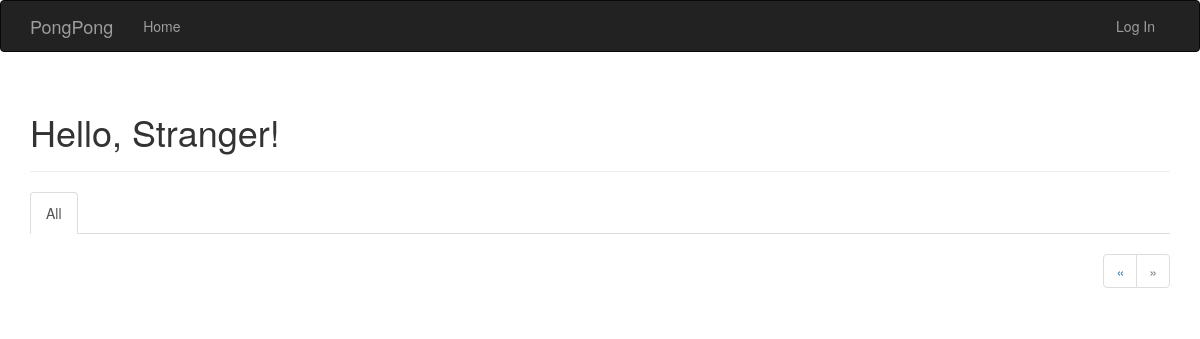
/?page=11, run on an earlier commit of the app's database.
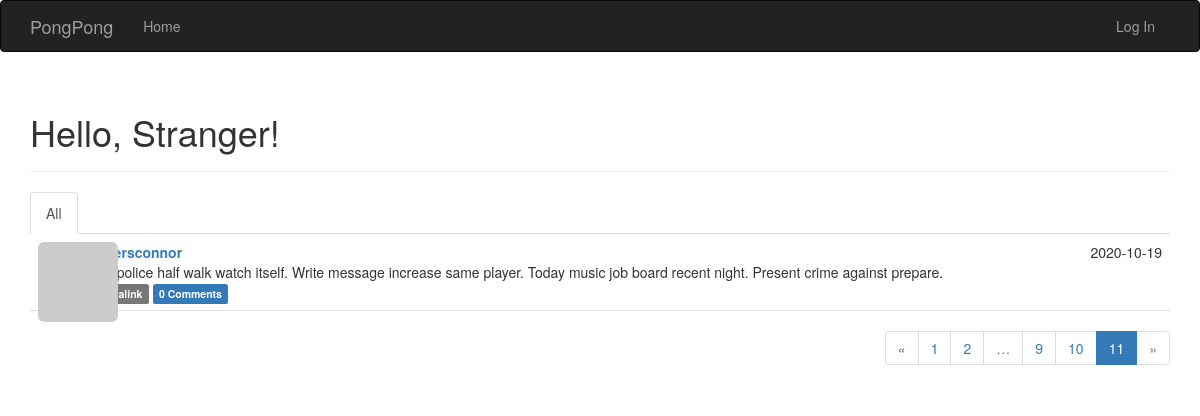
And on a later commit of the database.
### app/models.py (models this page shows, shortened)
class Post(db.Model):
    __tablename__ = 'posts'
    id = db.Column(db.Integer, primary_key=True)
    body = db.Column(db.Text)
    body_html = db.Column(db.Text)
    timestamp = db.Column(db.DateTime, index=True, default=datetime.datetime.utcnow)
    author_id = db.Column(db.Integer, db.ForeignKey('users.id'))
    comments = db.relationship('Comment', backref='post', lazy='dynamic')

class User(UserMixin, db.Model):
    __tablename__ = 'users'
    id = db.Column(db.Integer, primary_key=True)
    email = db.Column(db.String(64), unique=True, index=True)
    username = db.Column(db.String(64), unique=True, index=True)
    role_id = db.Column(db.Integer, db.ForeignKey('roles.id'))
    password_hash = db.Column(db.String(128))
    confirmed = db.Column(db.Boolean, default=False)
    name = db.Column(db.String(64))
    location = db.Column(db.String(64))
    about_me = db.Column(db.Text())
    member_since = db.Column(db.DateTime, default=datetime.datetime.utcnow)
    last_seen = db.Column(db.DateTime, default=datetime.datetime.utcnow)
    avatar_hash = db.Column(db.String(32))
    posts = db.relationship('Post', backref='author', lazy='dynamic')
    followed = db.relationship('Follow',
                               foreign_keys=[Follow.follower_id],
                               backref=db.backref('follower', lazy='joined'),
                               lazy='dynamic',
                               cascade='all, delete-orphan')
    followers = db.relationship('Follow',
                                foreign_keys=[Follow.followed_id],
                                backref=db.backref('followed', lazy='joined'),
                                lazy='dynamic',
                                cascade='all, delete-orphan')
    comments = db.relationship('Comment', backref='author', lazy='dynamic')
    @property
    def password(self):
        raise AttributeError('password is not a readable attribute')
    def gravatar(self, size=100, default='identicon', rating='g'):
        url = 'https://secure.gravatar.com/avatar'
        hash = self.avatar_hash or self.gravatar_hash()
        return '{url}/{hash}?s={size}&d={default}&r={rating}'.format(
            url=url, hash=hash, size=size, default=default, rating=rating)

### app/main/views.py (the view)
@main.route('/', methods=['GET', 'POST'])
def index():
    form = PostForm()
    if current_user.can(Permission.WRITE) and form.validate_on_submit():
        post = Post(body=form.body.data,
                    author=current_user._get_current_object())
        db.session.add(post)
        db.session.commit()
        return redirect(url_for('.index'))
    page = request.args.get('page', 1, type=int)
    show_followed = False
    if current_user.is_authenticated:
        show_followed = bool(request.cookies.get('show_followed', ''))
    if show_followed:
        query = current_user.followed_posts
    else:
        query = Post.query
    pagination = query.order_by(Post.timestamp.desc()).paginate(
        page, per_page=current_app.config['PONGPONG_POSTS_PER_PAGE'],
        error_out=False)
    posts = pagination.items
    return render_template('index.html', form=form, posts=posts,
                           show_followed=show_followed, pagination=pagination)

### app/auth/views.py (called while the page is built)
@auth.before_app_request
def before_request():
    if current_user.is_authenticated \
            and not current_user.confirmed \
            and request.endpoint \
            and request.blueprint != 'auth_bp' \
            and request.endpoint != 'static':
        current_user.ping()
        return redirect(url_for('auth_bp.unconfirmed'))

### app/main/__init__.py (called while the page is built)
@main.app_context_processor
def inject_permissions():
    return dict(Permission=Permission)

### app/models.py (called while the page is built)
    def can(self, permissions):
        return False

### app/templates/index.html (shortened to what this page needs)
{% extends "base.html" %}
{% import "bootstrap/wtf.html" as wtf %}
{% import "_macros.html" as macros %}
{% block page_content %}
<div class="page-header">
    <h1>Hello, {% if current_user.is_authenticated %}{{ current_user.username }}{% else %}Stranger{% endif %}!</h1>
</div>
<div class="post-tabs">
    <ul class="nav nav-tabs">
        <li
        {% if not show_followed %} class="active"{% endif %}><a href="{{ url_for('.show_all') }}">All</a></li>
    </ul>
    {% include '_posts.html' %}
</div>
{% if pagination %}
<div class="pagination">
    {{ macros.pagination_widget(pagination, '.index') }}
</div>
{% endif %}
{% endblock %}

### app/templates/_posts.html
<ul class="posts">
    {% for post in posts %}
    <li class="post">
        <div class="post-thumbnail">
            <a href="{{ url_for('.user', username=post.author.username) }}">
                <img class="img-rounded profile-thumbnail" src="{{ post.author.gravatar(size=40) }}">
            </a>
        </div>
        <div class="post-content">
            <div class="post-date">{{ post.timestamp.strftime("%Y-%m-%d") }}</div>
            <div class="post-author"><a href="{{ url_for('.user', username=post.author.username) }}">{{
                post.author.username }}</a></div>
            <div class="post-body">
                {% if post.body_html %}
                {{ post.body_html | safe }} {% else %}
                {{ post.body }} {% endif %}
            </div>
            <div class="post-footer">
                <a href="{{ url_for('.post', id=post.id) }}"><span class="label label-default">Permalink</span> </a>
                <a href="{{ url_for('.post', id=post.id) }}#comments">
                    <span class="label label-primary">{{ post.comments.count() }} Comments</span>
                </a>
            </div>
        </div>
    </li>
    {% endfor %}
</ul>

What changed in the data, as far as the page shows it:
added Post: timestamp "2020-10-19", author.username "meyersconnor", body "Well police half walk watch itself. Write message increase same player. Today music job board recent night. Present crime against prepare.", comments.count "0"
Also different on the page:
new list line: "1"
new list line: "2"
new list line: "9"
new list line: "10"
new list line: "11"
